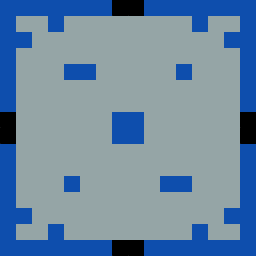

This game map was drawn from its Tiled (.tmx) file and the tilesets committed beside it. A one-line description and the trimmed map source follow:
An orthogonal 16x16 tile map with 16x16 px tiles, 2 tile layers (Tile Layer 1, CollisionTiles) and 31 objects.

<map version="1.0" orientation="orthogonal" renderorder="right-down" width="16" height="16" tilewidth="16" tileheight="16" nextobjectid="126">
 <tileset firstgid="1" name="TiledSheet" tilewidth="16" tileheight="16">
  <image source="../TiledSheet.png" width="32" height="32" />
 </tileset>
 <layer name="Tile Layer 1" width="16" height="16">
  <data>[256 cells, 188 non-empty, 2 distinct tile ids]</data>
 </layer>
 <layer name="CollisionTiles" width="16" height="16">
  <data>[256 cells, 70 non-empty, 1 distinct tile ids]</data>
 </layer>
 <objectgroup color="#ff0000" name="Collision" visible="0">
  <object id="9" x="0" y="112">
   <polyline points="0,0 16,0 16,-64 32,-64 32,-80 16,-80 16,-96 48,-96 48,-80 64,-80 64,-96 112,-96 112,-112 144,-112 144,-96 192,-96 192,-80 208,-80 208,-96 240,-96 240,-80 224,-80 224,-64 240,-64 240,0 256,0 256,32 240,32 240,96 224,96 224,112 240,112 240,128 208,128 208,112 192,112 192,128 144,128 144,144 112,144 112,128 64,128 64,112 48,112 48,128 16,128 16,32 0,32 0,0" />
  </object>
  <object id="14" x="112" y="112" width="32" height="32" />
  <object id="15" x="64" y="176" width="16" height="16" />
  <object id="17" x="64" y="64" width="32" height="16" />
  <object id="18" x="176" y="64" width="16" height="16" />
  <object id="57" x="160" y="176" width="32" height="16" />
  <object id="65" x="16" y="208" width="16" height="16" />
 </objectgroup>
 <objectgroup color="#0000ff" name="PointLights">
  <object id="104" x="96" y="96" width="64" height="64">
   <ellipse />
  </object>
  <object id="106" x="0" y="0" width="112" height="16">
   <ellipse />
  </object>
  <object id="107" x="144" y="0" width="112" height="16">
   <ellipse />
  </object>
  <object id="109" x="0" y="240" width="112" height="16">
   <ellipse />
  </object>
  <object id="110" x="144" y="240" width="112" height="16">
   <ellipse />
  </object>
  <object id="111" x="240" y="144" width="16" height="80">
   <ellipse />
  </object>
  <object id="112" x="240" y="16" width="16" height="96">
   <ellipse />
  </object>
  <object id="113" x="0" y="16" width="16" height="96">
   <ellipse />
  </object>
  <object id="114" x="0" y="144" width="16" height="96">
   <ellipse />
  </object>
  <object id="116" x="64" y="64" width="32" height="16">
   <ellipse />
  </object>
  <object id="117" x="176" y="64" width="16" height="16">
   <ellipse />
  </object>
  <object id="118" x="160" y="176" width="32" height="16">
   <ellipse />
  </object>
  <object id="119" x="64" y="176" width="16" height="16">
   <ellipse />
  </object>
  <object id="121" x="80" y="0" width="96" height="16">
   <ellipse />
  </object>
  <object id="122" x="240" y="80" width="16" height="96">
   <ellipse />
  </object>
  <object id="123" x="0" y="80" width="16" height="96">
   <ellipse />
  </object>
  <object id="125" x="80" y="240" width="96" height="16">
   <ellipse />
  </object>
 </objectgroup>
 <objectgroup color="#ffff00" name="EnemySpawnPoints" visible="0">
  <object id="74" x="101.5" y="127.5">
   <ellipse />
  </object>
  <object id="75" x="127" y="101.5">
   <ellipse />
  </object>
  <object id="76" x="153.5" y="128.5">
   <ellipse />
  </object>
  <object id="79" x="128.5" y="157.5">
   <ellipse />
  </object>
  <object id="80" x="107" y="153.5">
   <ellipse />
  </object>
  <object id="81" x="103.5" y="104">
   <ellipse />
  </object>
  <object id="82" x="148" y="105">
   <ellipse />
  </object>
 </objectgroup>
</map>
